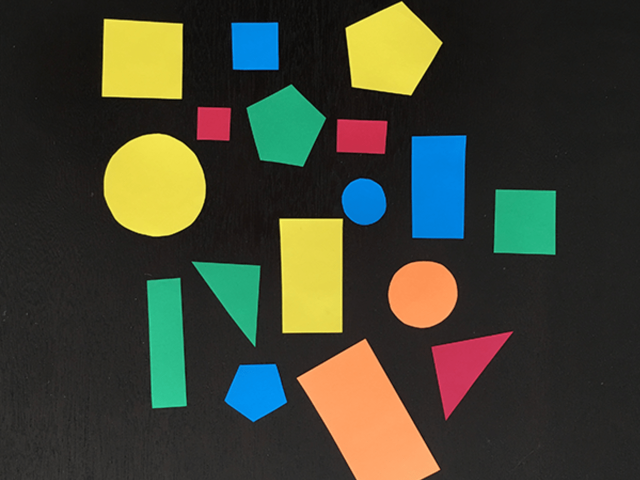
#> input picture resources/shapes.png, 1280 x 960 px (shown at 1/2 size)
$ python 03-my-circle-detector.py
#> lines starting #> are read from the running program, lines starting #| are printed output that depends on the picture; after the words box and inside, x2 and y2 are one past the last pixel; in counts of white or black regions, pixels touching at a corner belong together
### my-modules/autoCV.py
"""
`Github: <https://github.com/ajinzrathod/>`
+--------------------------------+
| Make sure ``cv2`` is installed |
+--------------------------------+

Import Module::

  >>> import autoCV


`Resize Image`
Resize Image: autoCV.resizeImg(img, width, height)
-----------------------------------------------
Resize image with default Ratio::

  >>> img = autoCV.resizeImg(img)

Resize image with custom Ratio::

  >>> img = autoCV.resizeImg(img, width, height)


`Detect Objects`
To Detect Shapes: autoCV.detectObject.drawShapes(contours, realImg, name=False)
-------------------------------------------------------------------------------
Show Shapes::

  >>> autoCV.detectObject.drawShapes(contours, realImg)

Draw Shapes and Name Them::

  >>> autoCV.detectObject.drawShapes(contours, realImg, name=True)

Checking if contour is circle or not::

  >>> autoCV.detectObject.isCircle(cnt, realImg)


`Auto Canny Edges`
Find Edges using Canny: autoCV.autoCanny(img, sigma)
----------------------------------------------------
Find Edges::

  >>> img = autoCV.autoCanny(img)

Find edge with Sigma::

  >>> img = autoCV.autoCanny(img, sigma)


`Find And Draw Contours`
Find And Draw Contours: findAndDrawContours(edgedImg,
                                             originalImg
                                             color=(255, 255, 255
                                             thickness=2
                                             area=500):
-------------------------------------------------------
Drawing Contours::

  >>> img = autoCV.findAndDrawContours(edgedImg, originalImg)

Drawing Contours with custom settings::

  >>> img = autoCV.findAndDrawContours(edgedImg, originalImg,
                                      color, thickness, area)

"""

try:
    import cv2
    import numpy as np
    from math import sqrt
except ModuleNotFoundError as e:
    print("ModuleNotFoundError:", e)
    # raise


# [38 lines left out: function resizeImg, not called in this run]


def autoCanny(image, sigma=0.33, retTh=False):
    """
    autoCanny(img, sigma=0.33) -> Image with Edges and threshold values
    |   @brief: Finds edges of Image
    |
    |
    |   Parameters Explained
    |   -------------------
    |   @param(1) image: inputs a image
    |   @param(2) sigma value (optional) [Default: 0.33]
    |   @param(3) Returns the value of threshold used in Canny if set True
    |             (optional)[Default: False]
    |
    |
    |   Return Value
    |   ------------
    |   Returns a edged Image and threshold values
    """

    # compute the median of the single channel pixel intensities
    v = np.median(image)
    std = np.std(image)

    # apply automatic Canny edge detection using the computed median
    lower = int(max(0, (1.0 - sigma) * v) - (std * .75))
    upper = int(min(255, (1.0 + sigma) * v) + std)

    edged = cv2.Canny(image, lower, upper)

    # return the edged image
    if retTh:
        return edged, lower, upper
    else:
        return edged


def findAndDrawContours(edgedImg,
                        originalImg,
                        color=(255, 255, 255),
                        thickness=2,
                        area=500):
    """
    findAndDrawContours(edgedImg,
                        originalImg,
                        color=(255, 255, 255),
                        thickness=2,
                        area = 500) -> Contours of Img

    |   @brief: Draws Contours in Original Image and return Contours
    |
    |
    |   Parameters Explained
    |   -------------------
    |   @param(1): edgedImg
    |           Inputs a Edged image
    |   @param(2): originalImg
    |           Inputs a image on which Contours to be drawn
    |   @param(3): color
    |           Color of Border
    |           (optional) [Default: White]
    |   @param(4): thickness
    |           Thickness of Border
    |           (optional) [Default: 2]
    |   @param(5): area
    |           Draw Contour if area greater than given area
    |           (optional)[Default: 500]
    |
    |
    |   Return Value
    |   ------------
    |   Returns Contours of Image
    """

    # RETR_EXTERNAL retrieves all contours without
    # any hierarchical relationships

    # RETR_EXTERNAL = 0, CHAIN_APPROX_NONE = 1, CHAIN_APPROX_SIMPLE = 2

    contours, hierchy = cv2.findContours(edgedImg, 0, 2)  # Finding Contours

    for cnt in contours:
        if cv2.contourArea(cnt) > area:
            cv2.drawContours(originalImg, contours, -1, color, thickness)
    return contours


class detectObject:
    """
    This is a Class that detectObjects.
    To detect Shapes use::

      >>> autoCV.detectObject.drawShapes(contours, realImg,
                                         color=(255, 255, 255),
                                         thickness=4,
                                         minArea=500,
                                         name=False,
                                         fontScale=.75)

    To detect Circle use::

     >>> autoCV.detectObject.isCircle(cnt, realImg)

    """
    def __init__(self):
        print("Init called")

    def findShapes():
        print("Find Shapes called")

    # [256 lines left out: functions stdFourSides, isCircle, drawShapes, not called in this run]

# [2 lines that do not run on import are left out]

### Shapes-detection/fourSides.py
import cv2 as cv
from math import sqrt
import numpy as np


def fourSides(approx, wCenter, hCenter, realImg, w, h):
    # quadrant1, quadrant2, quadrant3, quadrant4 = ([] for i in range(4))
    quadrant1, quadrant2, quadrant3, quadrant4 = [], [], [], []
    textPts1, textPts2, textPts3, textPts4 = (None for i in range(4))

    for point in approx:
        pt = tuple(point[0])
        point = tuple(point.flatten())
        dist = sqrt(((point[0]-wCenter)**2) + ((point[1]-hCenter)**2))
        dist = round(dist, 2)

        if point[0] >= wCenter and point[1] <= hCenter:
            cv.circle(realImg, pt, 2, (255, 255, 255), 5)
            quadrant1.append(dist)
            textPts1 = (wCenter + w // 4 - 10 + 30, hCenter - h // 4)

        elif point[0] < wCenter and point[1] < hCenter:
            cv.circle(realImg, pt, 2, (0, 255, 255), 5)
            quadrant2.append(dist)
            textPts2 = (wCenter - w // 4 - 10, hCenter - h // 4 - 10)

        elif point[0] <= wCenter and point[1] >= hCenter:
            cv.circle(realImg, pt, 2, (255, 0, 255), 5)
            quadrant3.append(dist)
            textPts3 = (wCenter - w // 4 - 10, hCenter + h // 4 - 10)

        elif point[0] > wCenter and point[1] > hCenter:
            cv.circle(realImg, pt, 2, (255, 255, 0), 5)
            quadrant4.append(dist)
            textPts4 = (wCenter + w // 4 - 10 + 30, hCenter + h // 4 - 10)
    print(wCenter, hCenter, textPts1)

    std1 = round(np.std(quadrant1), 2)
    std2 = round(np.std(quadrant2), 2)
    std3 = round(np.std(quadrant3), 2)
    std4 = round(np.std(quadrant4), 2)

    allS = round(np.std([std1, std2, std3, std4]), 2)

    std1 = str(round(np.std(quadrant1), 2))
    std2 = str(round(np.std(quadrant2), 2))
    std3 = str(round(np.std(quadrant3), 2))
    std4 = str(round(np.std(quadrant4), 2))

    return textPts1, textPts2, textPts3, textPts4, std1, std2, std3, std4, allS
    # if textPts1 is not None:
    #     cv.putText(realImg, std1, textPts1, cv.FONT_HERSHEY_DUPLEX,
    #                .5, (0, 0, 0), 1)
    # if textPts2 is not None:
    #     cv.putText(realImg, std2 + ",", textPts2, cv.FONT_HERSHEY_DUPLEX,
    #                .5, (0, 0, 0), 1)
    # if textPts3 is not None:
    #     cv.putText(realImg, std3 + ",", textPts3, cv.FONT_HERSHEY_DUPLEX,
    #                .5, (0, 0, 0), 1)
    # if textPts4 is not None:
    #     cv.putText(realImg, std4, textPts4, cv.FONT_HERSHEY_DUPLEX,
    #                .5, (0, 0, 0), 1)

# [2 lines that do not run on import are left out]

### Shapes-detection/03-my-circle-detector.py
try:
    from fourSides import fourSides
    import cv2 as cv
    import numpy as np
    import math
    import autoCV
    from matplotlib import pyplot as plt
except ModuleNotFoundError as e:
    print(e)
    exit(1)

# [4 lines of commented-out code are left out]
realImg = cv.imread("../resources/shapes.png")
#> realImg is the input picture: shape (960, 1280, 3); mean B, G, R 50.8, 66.2, 63.8

if realImg is None:
    print("No such Image")
    exit(1)

imageW, _, _ = realImg.shape
#> imageW = 960

img = cv.cvtColor(realImg, cv.COLOR_BGR2GRAY)
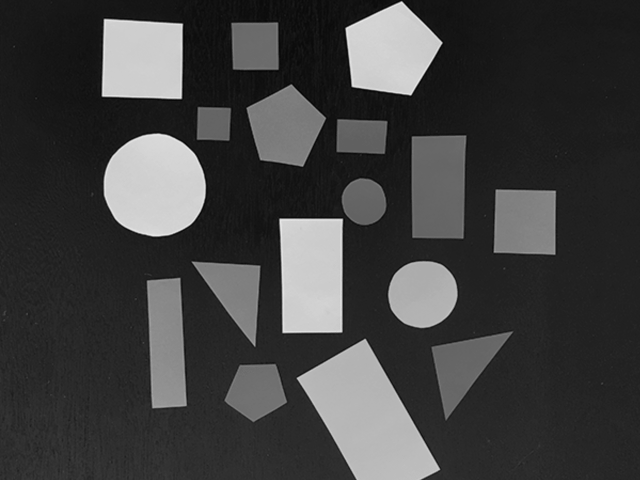
#> img: shape (960, 1280) (shown at 1/2 size); min 5, max 232, mean 63.7
img = cv.GaussianBlur(img, (5, 5), 1)
# img = cv.cvtColor(realImg, 6)

# kernel = np.ones((5, 5), np.uint8)
# img = cv.dilate(img, kernel, iterations=1)

img = autoCV.autoCanny(img)
#> in autoCanny, `v = np.median(image)`: v = 36
#> in autoCanny, `std = np.std(image)`: std = 60.13
#> in autoCanny, `lower = int(max(0, (1.0 - sigma) * v) - (std * .75))`: lower = -20
#> in autoCanny, `upper = int(min(255, (1.0 + sigma) * v) + std)`: upper = 108
#> in autoCanny, `edged = cv2.Canny(image, lower, upper)`:
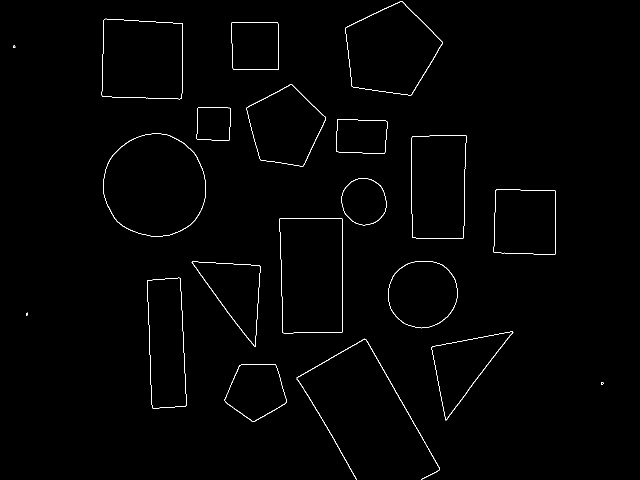
#> edged: shape (960, 1280) (shown at 1/2 size); 0.78% white in thin lines or dots

contours = autoCV.findAndDrawContours(img, realImg, (255, 255, 255), 1, 100)
#> in findAndDrawContours, `contours, hierchy = cv2.findContours(edgedImg, 0, 2)`: contours = 20 contours, 3 with area under 20; largest, box (x1, y1, x2, y2) and area: (207, 267, 412, 474) 33206, (558, 437, 686, 667) 27912, (691, 2, 885, 191) 25178, (203, 37, 366, 199) 24437, (823, 270, 933, 478) 21663
#> the loop in findAndDrawContours, `for cnt in contours:` made 20 passes
#> after the loop in findAndDrawContours, `for cnt in contours:`:
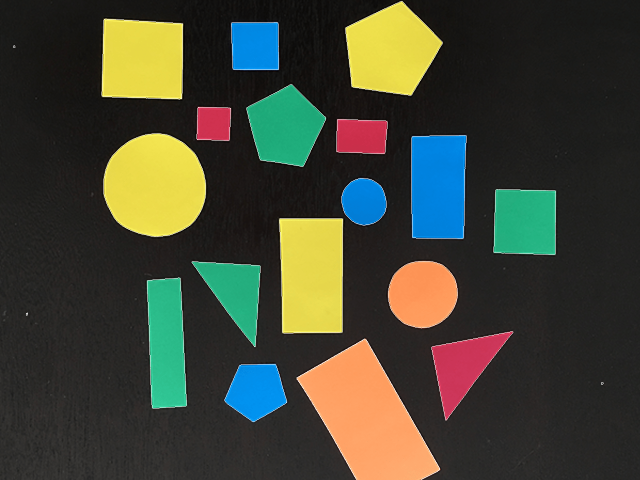
#> originalImg: shape (960, 1280, 3) (shown at 1/2 size); mean B, G, R 52.1, 67.3, 64.9
# Iterating through each contour
for cnt in contours:
    # cv.imshow("d", realImg)
    # cv.waitKey()
    if cv.contourArea(cnt) > 100:
        # Calculating Perimeter
        peri = cv.arcLength(cnt, True)
        approx = cv.approxPolyDP(cnt, 0.02 * peri, True)
        if len(approx) > 5:

            approx = cv.approxPolyDP(cnt, 0.002 * peri, True)

            # Finding x, y co-ordinate and width, height of each contour
            x, y, w, h = cv.boundingRect(approx)
            print("x, y, w, h, len: ", x, y, w, h, len(approx))

            # Drawing Rectangle on each contour
            color1 = (255, 255, 255)  # Outer Rectangle color
            color2 = (0, 0, 0)  # Inner Rectangle color

            cv.rectangle(realImg, (x, y), (x + w, y + h), color1, 3)
            cv.rectangle(realImg, (x - 2, y - 2), (x + w + 2, y + h + 2), color2, 2)

            # Calculating Center of each Contour
            wCenter = int(x + (w / 2))
            hCenter = int(y + (h / 2))
            center = (wCenter, hCenter)

            # Drawing a small circle at center
            cv.circle(realImg, center, 1, (255, 255, 255), 5)

            distFromCenter = []
            distFromNextContour = []
            i = 0
            prev = None

            # 4 Sides Quadrant Std

            textPoints1, textPoints2, textPoints3, textPoints4, std1, std2, std3, std4, allS = fourSides(approx, wCenter, hCenter, realImg, w, h)

            for point in approx:

                # Check if List is empty
                if i == 0:
                    pass
                else:
                    diff1 = point[0][0] - prev[0][0]
                    diff2 = point[0][1] - prev[0][1]
                    distFromNextContour.append((diff1, diff2))
                prev = point
                i += 1

                # Converting to Tuple because cv.circle takes tuple
                point = tuple(point.flatten())

                # PLotting Small circles in each shape
                cv.circle(realImg, point, 1, (255, 0, 0), 3)

                # Calculating Distance from center points
                dist = math.sqrt(((point[0]-center[0])**2) + ((point[1]-center[1])**2))

                # Adding each distance in list
                distFromCenter.append(dist)

            # Finding Standard Deviation From Center
            stdFromCenter = float(np.std(distFromCenter))
            stdFromCenterF = stdFromCenter

            # Finding Standard Deviation Between 2 close points
            stdBetween2Points = float(np.std(distFromNextContour))

            # Putting Std Dev Text on Image
            stdFromCenter = "Cen " + str(round(stdFromCenter, 2))
            stdBetween2Points = "Bet: " + str(round(stdBetween2Points, 2))

            cv.putText(realImg, stdFromCenter, (x, y + 20),
                       cv.FONT_HERSHEY_DUPLEX, 0.9, (255, 0, 0), 1)
            # cv.putText(realImg, stdBetween2Points, (x, y + h),
            #            cv.FONT_HERSHEY_DUPLEX, 0.8, (127, 127, 127), 1)

            # Black and White Image for Better Readability
            print(imageW / 800)

            perfect = "No Perf"

            # below line similar to cicle but not circle
            if (stdFromCenterF < 3 or allS < 1) and len(approx) > 20:
            # if (stdFromCenterF < 3 and allS < 1) and len(approx) > 25:  # More Accurate
                if allS < 0.25:
                    perfect = "Perfect"
                cv.putText(img, stdFromCenter, (x + w // 2, y + h + 20),
                           cv.FONT_HERSHEY_DUPLEX, .5, (127), 1)
                # cv.putText(img, stdBetween2Points, (x, y + h),
                #            cv.FONT_HERSHEY_DUPLEX, imageW / 800, (255), 2)

                if textPoints1 is not None:
                    cv.putText(realImg, std1, textPoints1, cv.FONT_HERSHEY_DUPLEX,
                               .5, (0, 0, 0), 1)
                if textPoints2 is not None:
                    cv.putText(realImg, std2 + ",", textPoints2, cv.FONT_HERSHEY_DUPLEX,
                               .5, (0, 0, 0), 1)
                if textPoints3 is not None:
                    cv.putText(realImg, std3 + ",", textPoints3, cv.FONT_HERSHEY_DUPLEX,
                               .5, (0, 0, 0), 1)
                if textPoints4 is not None:
                    cv.putText(realImg, std4, textPoints4, cv.FONT_HERSHEY_DUPLEX,
                               .5, (0, 0, 0), 1)

                cv.putText(realImg, str(allS) + perfect, (x + w // 4, y + h + 10), cv.FONT_HERSHEY_DUPLEX,
                           .5, (255, 255, 75), 1)
                print(" <CIRCLE FOUND>")
#> this loop made 20 passes
#> (peri, x, y, w, h, wCenter, hCenter, std1) on passes 7, 11, 13: (454.6, 776, 522, 140, 135, 846, 589, '0.96'), (303.9, 683, 356, 90, 95, 728, 403, '1.26'), (684.3, 207, 267, 205, 207, 309, 370, '0.89')
#> (peri, x, y, w, h, wCenter, hCenter, std1) on pass 3: (1581.4, 593, 678, 287, 282, 736, 819, 'nan')
#> (printed output is left out)
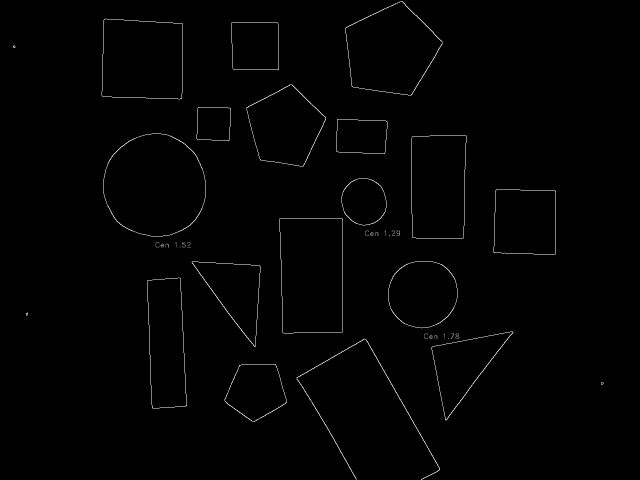
#> img: shape (960, 1280) (shown at 1/2 size); 0.04% of pixels changed, all inside (x1, y1, x2, y2) = (311, 461, 919, 678)
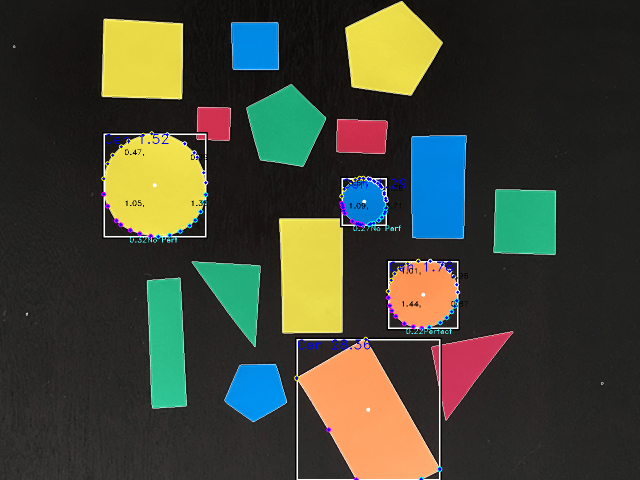
#> realImg: shape (960, 1280, 3) (shown at 1/2 size); 2.57% of pixels changed, all inside (x1, y1, x2, y2) = (26, 2, 1207, 960)
#> after the loop, allS = 0.32; distFromCenter = 28 values, max 107.1 at index 17, min 101.1 at index 23, mean 103.5; distFromNextContour = 27 pairs, first value -35 to 23, second value -31 to 31; h = 207; hCenter = 370; i = 28; stdFromCenterF = 1.52; w = 205; wCenter = 309; x = 207; y = 267
# gray = cv.cvtColor(realImg, cv.COLOR_BGR2RGB)
# plt.subplot(1, 1, 1), plt.imshow(img, 'gray')

realImg = cv.cvtColor(realImg, cv.COLOR_BGR2RGB)
plt.subplot(1, 1, 1), plt.imshow(realImg)

plt.show()
